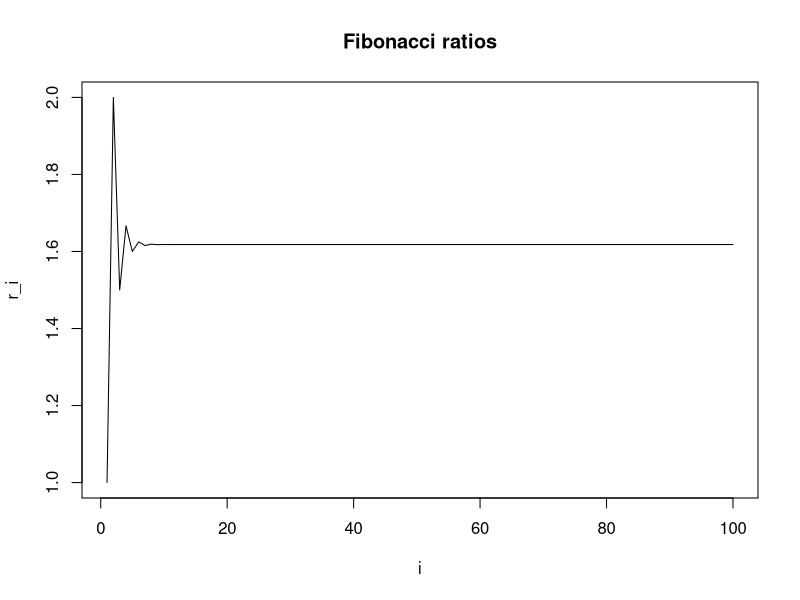
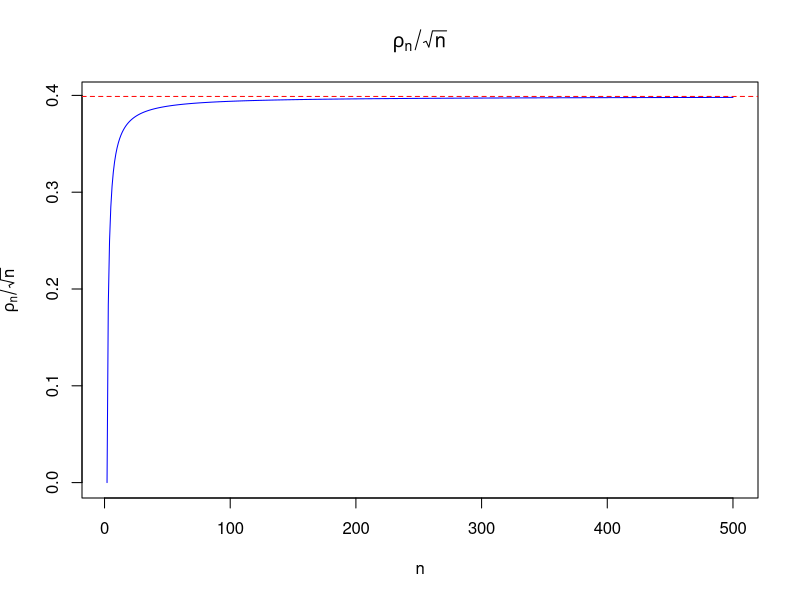

These figures' R source, in order:
## ---- chunk 1
knitr::opts_chunk$set(echo = TRUE)
## ---- chunk 2
#for loop

fibonacci_for <- function(n) {
  F <- numeric(n + 1)
  F[1] <- 1
  F[2] <- 1
  
  for(i in 3:(n+1)){
    F[i] <- F[i-1] + F[i-2]
  }
  
  r <- numeric(n)
  for (i in 1:n) {
    r[i] <- F[i + 1] / F[i]
  }
  
  return(r)
}

#while loop

fibonacci_while <- function(n) {
  F <- numeric(n + 1)
  F[1] <- 1
  F[2] <- 1
  
  i <- 3
  while (i <= n + 1) {
    F[i] <- F[i - 1] + F[i - 2]
    i <- i + 1
  }
  
  r <- numeric(n)
  i <- 1
  while (i <= n) {
    r[i] <- F[i + 1] / F[i]
    i <- i + 1
  }
  
  return(r)
}

fibonacci_for(10)
fibonacci_while(10)
## ---- chunk 3
library(microbenchmark)

#benchmark for 200

microbenchmark(
  for_function_200 = fibonacci_for(200),
  while_function_200 = fibonacci_while(200)
)

#benchmark for 2000

microbenchmark(
  for_function_2000 = fibonacci_for(2000),
  while_function_2000 = fibonacci_while(2000)
)

## ---- chunk 4
ratio_100 <- fibonacci_for(100)

plot(ratio_100, type = "l",
     xlab = "i",
     ylab = "r_i",
     main = "Fibonacci ratios")
## ---- chunk 5
rho_n <- function(n){
  gamma((n - 1)/2) / (gamma(1/2) * gamma((n - 2)/2))
}
## ---- chunk 6
rho_n(2000)
## ---- chunk 7
rho_large_n <- function(n) {
  exp(lgamma((n - 1)/2) - lgamma(1/2) - lgamma((n - 2)/2))
}

rho_large_n(2000)
## ---- chunk 8
n_values <- 2:500
rho_values <- sapply(n_values, rho_large_n)
plot(n_values, rho_values / sqrt(n_values), type = "l", col = "blue",
     main = expression(rho[n]/sqrt(n)),
     xlab = "n", ylab = expression(rho[n]/sqrt(n)))
abline(h = 1/sqrt(2*pi), col = "red", lty = 2)
## ---- chunk 9
kwtest <- function (x, g, ...) 
{
    if (is.list(x)) {
        if (length(x) < 2L) 
            stop("'x' must be a list with at least 2 elements")
        if (!missing(g)) 
            warning("'x' is a list, so ignoring argument 'g'")
        if (!all(sapply(x, is.numeric))) 
            warning("some elements of 'x' are not numeric and will be coerced to numeric")
        k <- length(x)
        l <- lengths(x)
        if (any(l == 0L)) 
            stop("all groups must contain data")
        g <- factor(rep.int(seq_len(k), l))
        x <- unlist(x)
    }
    else {
        if (length(x) != length(g)) 
            stop("'x' and 'g' must have the same length")
        g <- factor(g)
        k <- nlevels(g)
        if (k < 2L) 
            stop("all observations are in the same group")
    }
    n <- length(x)
    if (n < 2L) 
        stop("not enough observations")
    r <- rank(x)
    TIES <- table(x)
    STATISTIC <- sum(tapply(r, g, sum)^2/tapply(r, g, length))
    STATISTIC <- ((12 * STATISTIC/(n * (n + 1)) - 3 * (n + 1))/(1 - 
        sum(TIES^3 - TIES)/(n^3 - n)))
    PARAMETER <- k - 1L
    PVAL <- pchisq(STATISTIC, PARAMETER, lower.tail = FALSE)
    names(STATISTIC) <- "Kruskal-Wallis chi-squared"
    names(PARAMETER) <- "df"
    RVAL <- list(statistic = STATISTIC, parameter = PARAMETER, 
        p.value = PVAL, method = "Kruskal-Wallis rank sum test")
    return(RVAL)
}
## ---- chunk 10
set.seed(1234)
m <- 1000 # number of repetitions
n <- 50   # number of individuals
X <- matrix(rt(m * n, df = 10), nrow = m)
grp <- rep(1:3, c(20, 20, 10))
